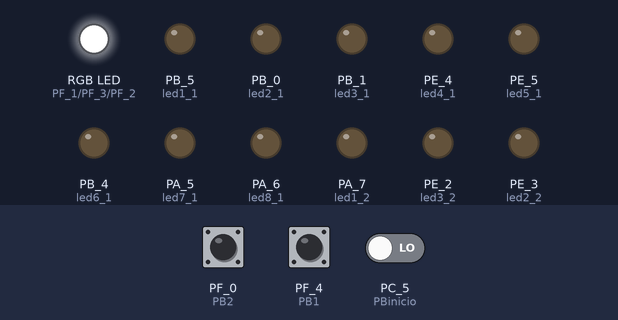
The sketch below on a simulated TI Tiva C LaunchPad. Parts: an RGB LED mixed from three pins (HIGH = lit), output pins drawn as LEDs (lit = HIGH). The test bench sets the inputs (shaded band); at power-on: PC_5 (PBinicio) LOW, PF_0 (PB2) HIGH, PF_4 (PB1) HIGH.

Above: at 1.2 s.
1.3 s: PC_5 (PBinicio) driven HIGH
At 4.1 s:
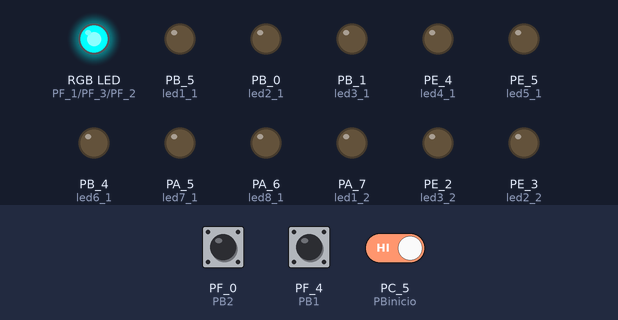
4.3 s: PF_0 (PB2) pulled LOW for 0.15 s
At 5.0 s:
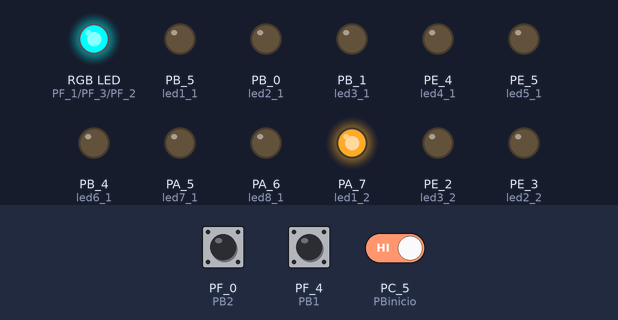
5.9 s: PF_4 (PB1) pulled LOW for 0.15 s
At 7.2 s:
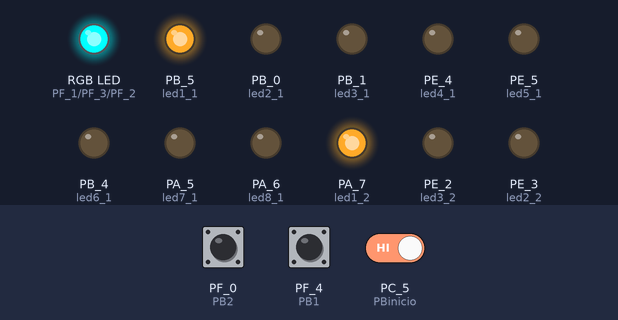
7.5 s: PF_0 (PB2) pulled LOW for 1 s
At 8.6 s:
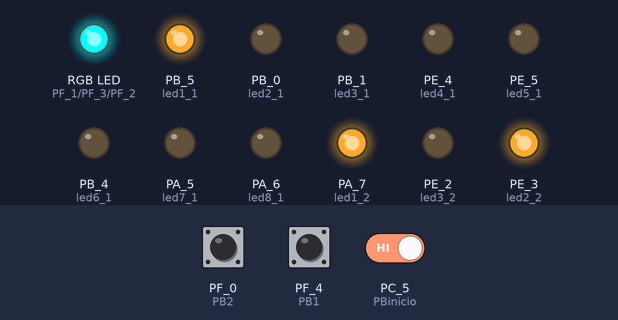
10.0 s: PF_4 (PB1) pulled LOW for 1 s
At 10.5 s:
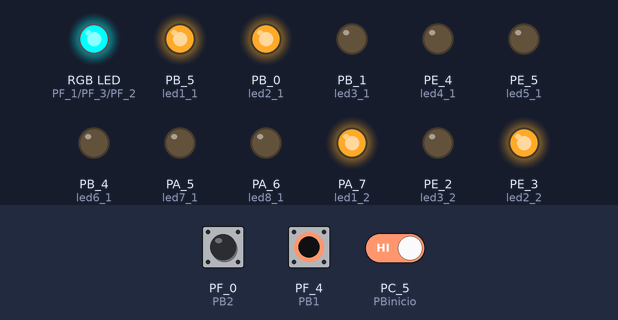
12.5 s: PF_0 (PB2) pulled LOW for 0.15 s
At 13.6 s:
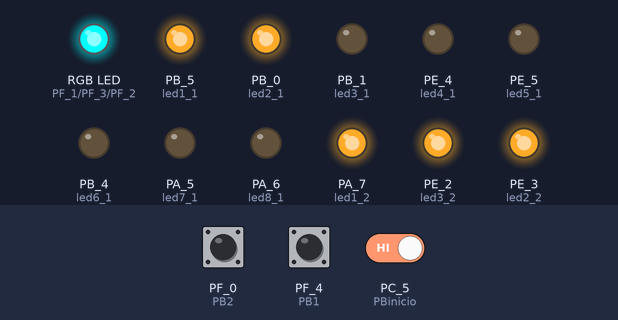
Timing chart, 0 to 15.1 s (numbered marks = the images above; inputs shaded):
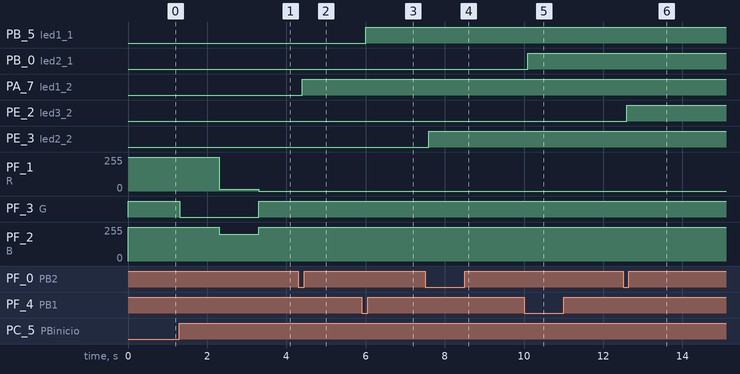

The sketch:

Juego_de_Carrera.ino
```cpp
/* Archivo: Juego_de_carrera.ino
 * Dispositivo: Tiva C TM4C123G
 * Autor: Angel Cuellar & Jefry Carrasco
 * Descripción: Juego de carrera iniciado por PB
 * cada jugador debera presionar 8 veces su PB para
 * ganar
 * Creado: 17 de septiembre de 2021
 * Modificado: de septiembre de 2021
 */

// Led RGB para semáforo
const int R = RED_LED;
const int G = GREEN_LED;
const int B = BLUE_LED;

// Leds de jugador 1
const int led1_1 = PB_5;
const int led2_1 = PB_0;
const int led3_1 = PB_1;
const int led4_1 = PE_4;
const int led5_1 = PE_5;
const int led6_1 = PB_4;
const int led7_1 = PA_5;
const int led8_1 = PA_6;

// Leds de jugador 2
const int led1_2 = PA_7;
const int led2_2 = PE_3;
const int led3_2 = PE_2;
const int led4_2 = PE_1;
const int led5_2 = PD_3;
const int led6_2 = PD_2;
const int led7_2 = PD_1;
const int led8_2 = PD_0;

// Leds de ganador
const int ledw1 = PB_3;
const int ledw2 = PC_4;

// Push Buttons
const int PBinicio = PC_5;
const int PB1 = PUSH1;
const int PB2 = PUSH2;

// Banderas y contadores
int flag = 0;
int cont1 = 0;
int cont2 = 0;


void setup() {
  // Se configuran los pines como entradas o salidas
  pinMode(R,OUTPUT);
  pinMode(G,OUTPUT);
  pinMode(B,OUTPUT);

  pinMode(led1_1,OUTPUT);
  pinMode(led2_1,OUTPUT);
  pinMode(led3_1,OUTPUT);
  pinMode(led4_1,OUTPUT);
  pinMode(led5_1,OUTPUT);
  pinMode(led6_1,OUTPUT);
  pinMode(led7_1,OUTPUT);
  pinMode(led8_1,OUTPUT);

  pinMode(led1_2,OUTPUT);
  pinMode(led2_2,OUTPUT);
  pinMode(led3_2,OUTPUT);
  pinMode(led4_2,OUTPUT);
  pinMode(led5_2,OUTPUT);
  pinMode(led6_2,OUTPUT);
  pinMode(led7_2,OUTPUT);
  pinMode(led8_2,OUTPUT);

  pinMode(ledw1,OUTPUT);
  pinMode(ledw2,OUTPUT);

  pinMode(PBinicio,INPUT);
  pinMode(PB1,INPUT_PULLUP);
  pinMode(PB2,INPUT_PULLUP);

  // Se crean dos interrupciones para aumento de contador
  attachInterrupt(digitalPinToInterrupt(PB1),player1,FALLING);
  attachInterrupt(digitalPinToInterrupt(PB2),player2,FALLING);
  colorRGB(255,255,255);
}

void loop() {
  // Condicion de inicio de semaforo
  if(digitalRead(PBinicio) == 1 && flag == 0){
    reseteo();
    inicioSemaforo();
  }
}

// Interupciones
void player1 (void){
  if (flag == 1){
    delay(100);       // Tiempo de espera
    cont1 = cont1 + 1;  // Aumentar el contador
    // Encender las leds segun el contador
    if(cont1 == 1){digitalWrite(led1_1,HIGH);}
    if(cont1 == 2){digitalWrite(led2_1,HIGH);}
    if(cont1 == 3){digitalWrite(led3_1,HIGH);}
    if(cont1 == 4){digitalWrite(led4_1,HIGH);}
    if(cont1 == 5){digitalWrite(led5_1,HIGH);}
    if(cont1 == 6){digitalWrite(led6_1,HIGH);}
    if(cont1 == 7){digitalWrite(led7_1,HIGH);}
    if(cont1 == 8){
      digitalWrite(led8_1,HIGH);
      digitalWrite(ledw1,HIGH);
      cont1 = 0;
      cont2 = 0;
      flag = 0;
    }
  }
}

void player2 (void){
  if (flag == 1){
    delay(100);       // Tiempo de espera
    cont2 = cont2 + 1;  // Aumentar el contador
    // Encender las leds segun el contador
    if(cont2 == 1){digitalWrite(led1_2,HIGH);}
    if(cont2 == 2){digitalWrite(led2_2,HIGH);}
    if(cont2 == 3){digitalWrite(led3_2,HIGH);}
    if(cont2 == 4){digitalWrite(led4_2,HIGH);}
    if(cont2 == 5){digitalWrite(led5_2,HIGH);}
    if(cont2 == 6){digitalWrite(led6_2,HIGH);}
    if(cont2 == 7){digitalWrite(led7_2,HIGH);}
    if(cont2 == 8){
      digitalWrite(led8_2,HIGH);
      digitalWrite(ledw2,HIGH);
      cont1 = 0;
      cont2 = 0;
      flag = 0;
    }
  }
}

// Funciones secundarias
void reseteo(){
  colorRGB(255,255,255);

  digitalWrite(led1_1,LOW);
  digitalWrite(led2_1,LOW);
  digitalWrite(led3_1,LOW);
  digitalWrite(led4_1,LOW);
  digitalWrite(led5_1,LOW);
  digitalWrite(led6_1,LOW);
  digitalWrite(led7_1,LOW);
  digitalWrite(led8_1,LOW);

  digitalWrite(led1_2,LOW);
  digitalWrite(led2_2,LOW);
  digitalWrite(led3_2,LOW);
  digitalWrite(led4_2,LOW);
  digitalWrite(led5_2,LOW);
  digitalWrite(led6_2,LOW);
  digitalWrite(led7_2,LOW);
  digitalWrite(led8_2,LOW);

  digitalWrite(ledw1,LOW);
  digitalWrite(ledw2,LOW);

  cont1 = 0;
  cont2 = 0;
}

void inicioSemaforo(void){
  // Verde, rojo, azul
  colorRGB(255,0,255);          // Luz roja
  delay(1000);                // Tiempo de espera
  colorRGB(15,0,200  );       // Luz amarilla
  delay(1000);                // Tiempo de espera
  colorRGB(0,255,255);          // Luz verde
  flag = 1;                   // Se levanta vandera para habilitar PB1&2
}

void colorRGB(int red, int green, int blue) {
  analogWrite(R, red);        // Se escribe el valor del rojo
  analogWrite(G, green);      // Se escribe el valor del verde
  analogWrite(B, blue);       // Se escribe el valor del azul
}
```

Measured:
- after the input at 1.3 s, PF_1 (R): 255/255 → 15/255 after 1.0 s, → 0/255 1.0 s later; PF_3 (G): HIGH → LOW at once, → HIGH 2.0 s later; PF_2 (B): 255/255 → 200/255 after 1.0 s, → 255/255 1.0 s later
- after the input at 4.3 s, PA_7 (led1_2): LOW → HIGH after 0.10 s
- after the input at 5.9 s, PB_5 (led1_1): LOW → HIGH after 0.10 s
- after the input at 7.5 s, PE_3 (led2_2): LOW → HIGH after 0.10 s
- after the input at 10.0 s, PB_0 (led2_1): LOW → HIGH after 0.10 s
- after the input at 12.5 s, PE_2 (led3_2): LOW → HIGH after 0.10 s
